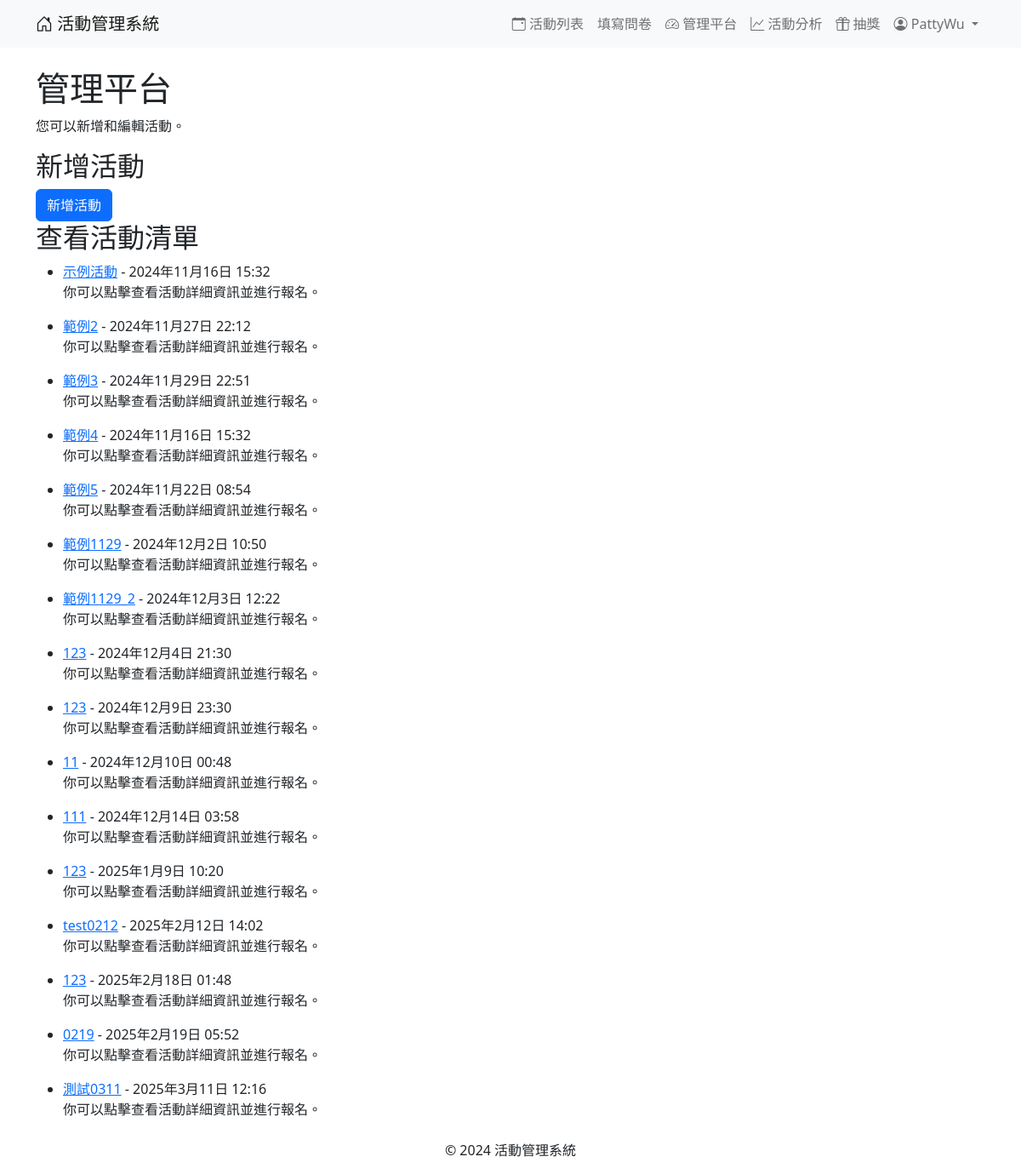
The app's page /member/profile/ (signed in) with its own data.
### events/models.py (models this page shows, shortened)
class Event(models.Model):
    ACTIVITY_TYPES = [
        ('lecture', '講座'),
        ('seminar', '研討會'),
    ]
    STATUS_CHOICES = [
        ('open', '報名中'),
        ('closed', '報名截止'),
        ('not_open', '尚未開放報名'),
    ]
    name = models.CharField(max_length=200)
    description = models.TextField()
    event_time = models.DateTimeField()
    end_time = models.DateTimeField()
    location = models.CharField(max_length=200)
    capacity_limit = models.PositiveIntegerField()
    registration_start = models.DateTimeField()
    registration_end = models.DateTimeField()
    activity_type = models.CharField(max_length=20, choices=ACTIVITY_TYPES)
    status = models.CharField(max_length=20, choices=STATUS_CHOICES, default='not_open')
    published_time = models.DateTimeField(auto_now_add=True)
    updated_time = models.DateTimeField(auto_now=True)
    poster = models.ImageField(upload_to='posters/', blank=True, null=True)
    language = models.CharField(max_length=100, blank=True, null=True)

### member/views.py (the view)
# urls.py: path('profile/', views.profile, name='profile'),
@login_required
def profile(request):
    user = request.user
    registrations = Registration.objects.filter(user=user).select_related('event')
    try:
        profile = user.userprofile
    except UserProfile.DoesNotExist:
        profile = None
    if user.is_superuser:
        return admin_dashboard(request)
    else:
        return render(request, 'member/profile.html', {
            'user': user,
            'registrations': registrations,
            'qr_code': profile.qr_code.url if profile and profile.qr_code else None,
        })

### member/views.py (called while the page is built)
@login_required
def admin_dashboard(request):
    events = Event.objects.all()  # 获取所有事件
    registrations = Registration.objects.all()  # 获取所有注册
    return render(request, 'member/admin_dashboard.html', {
        'events': events,
        'registrations': registrations
    })

### templates/member/admin_dashboard.html (shortened to what this page needs)
<!DOCTYPE html>
<html lang="zh-Hant">
<head>
    <link rel="stylesheet" href="https://cdnjs.cloudflare.com/ajax/libs/bootstrap/5.1.3/css/bootstrap.min.css">
</head>
<body>
    {% extends 'base.html' %}
    {% block content %}
    <h1>管理平台</h1>
    <p>您可以新增和編輯活動。</p>
    <h2>新增活動</h2>
    <form method="post" action="{% url 'create_event' %}">
        <button type="submit" class="btn btn-primary">新增活動</button>
    </form>
    <h2>查看活動清單</h2>
    <ul>
        {% for event in events %}
            <li>
                <a href="{% url 'event_detail' event.id %}">{{ event.name }}</a> - {{ event.event_time }}
                <p>你可以點擊查看活動詳細資訊並進行報名。</p>
            </li>
        {% empty %}
            <li>目前沒有活動。</li>
        {% endfor %}
    </ul>
    {% endblock %}

### templates/base.html (shortened to what this page needs)
<!DOCTYPE html>
<html lang="zh-Hant">
    <head>
        {% load django_bootstrap5 %}
        {% bootstrap_css %}
        <link rel="stylesheet" href="https://cdn.jsdelivr.net/npm/bootstrap-icons@1.10.5/font/bootstrap-icons.css">
    </head>
<body>
    <nav class="navbar navbar-expand-lg navbar-light bg-light">
        <div class="container">
            <a class="navbar-brand" href="{% url 'index' %}"><i class="bi bi-house-door"></i> 活動管理系統</a>
            <div class="collapse navbar-collapse" id="navbarSupportedContent">
                <ul class="navbar-nav ms-auto">
                    {% if user.is_authenticated %}
                    <li class="nav-item">
                        <a class="nav-link" href="{% url 'event_list' %}"><i class="bi bi-calendar-event"></i> 活動列表</a>
                    </li>
                    <li class="nav-item">
                        <a class="nav-link" href="{% url 'dashboard' %}">填寫問卷</a>
                    </li>
                        {% if user.is_superuser %}
                            <li class="nav-item"><a class="nav-link" href="{% url 'profile' %}"><i class="bi bi-speedometer2"></i> 管理平台</a></li>
                            <li class="nav-item"><a class="nav-link" href="{% url 'event_analysis' %}"><i class="bi bi-graph-up"></i> 活動分析</a></li>
                            <li class="nav-item"><a class="nav-link" href="{% url 'draw_home' %}"><i class="bi bi-gift"></i> 抽獎</a></li>
                        {% else %}
                            <li class="nav-item"><a class="nav-link" href="{% url 'profile' %}"><i class="bi bi-person"></i> 會員資訊</a></li>
                        {% endif %}
                        <li class="nav-item dropdown">
                            <a class="nav-link dropdown-toggle" href="#" id="userDropdown" role="button" data-bs-toggle="dropdown">
                                <i class="bi bi-person-circle"></i> {{ user.username }}
                            </a>
                        </li>
                    {% else %}
                        <li class="nav-item"><a class="nav-link" href="{% url 'login' %}"><i class="bi bi-box-arrow-in-right"></i> 登入</a></li>
                        <li class="nav-item"><a class="nav-link" href="{% url 'register' %}"><i class="bi bi-person-plus"></i> 註冊</a></li>
                    {% endif %}
                </ul>
            </div>
        </div>
    </nav>
    <div class="container mt-4">
        {% block content %}{% endblock %}
    </div>
    <footer class="text-center mt-4">
        <p>&copy; 2024 活動管理系統</p>
    </footer>
</body>
</html>

### records on screen
Event: name "示例活動", event_time "2024年11月16日 15:32"
Event: name "範例2", event_time "2024年11月27日 22:12"
Event: name "範例3", event_time "2024年11月29日 22:51"
Event: name "範例4", event_time "2024年11月16日 15:32"
Event: name "範例5", event_time "2024年11月22日 08:54"
Event: name "範例1129", event_time "2024年12月2日 10:50"
Event: name "範例1129_2", event_time "2024年12月3日 12:22"
Event: name "123", event_time "2024年12月4日 21:30"
Event: name "123", event_time "2024年12月9日 23:30"
Event: name "11", event_time "2024年12月10日 00:48"
Event: name "111", event_time "2024年12月14日 03:58"
Event: name "123", event_time "2025年1月9日 10:20"
Event: name "test0212", event_time "2025年2月12日 14:02"
Event: name "123", event_time "2025年2月18日 01:48"
Event: name "0219", event_time "2025年2月19日 05:52"
Event: name "測試0311", event_time "2025年3月11日 12:16"

### other values on screen
{{ user.username }} "PattyWu"
